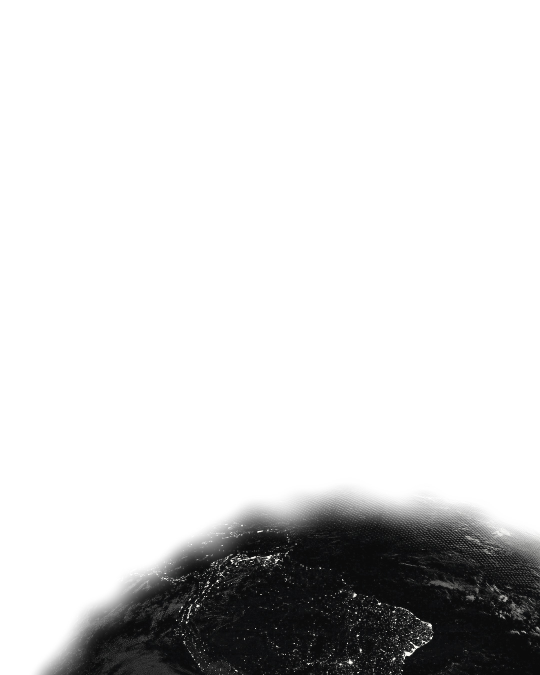
#> input picture brand/instagram/sota-latam/trama/planeta_claro.jpg, 1080 x 1350 px, given in place of golden-gate-niebla.jpg, which was not available (shown at 1/2 size)
$ python fondo.py
#> lines starting #> are read from the running program, lines starting #| are printed output that depends on the picture; after the words box and inside, x2 and y2 are one past the last pixel; in counts of white or black regions, pixels touching at a corner belong together
"""Fondo del cartel: el Golden Gate entre la niebla (arriba) se desvanece hacia América Latina vista de noche (abajo).

- Puente: fotos/golden-gate-niebla.jpg = «Golden Gate Bridge tower in fog (July 2022)», Wikimedia Commons, CC0.
- América Latina: fotos/tierra-noche.jpeg = imagen propia de la marca (Midjourney, la del banner de LinkedIn «Latinoamérica»).
Dos salidas de 1080 × 1350: trama/fondo_claro.jpg (blanco institucional) y trama/fondo_noche.jpg (tinta).
uso: python3 fondo.py
"""
from pathlib import Path
import numpy as np
from PIL import Image, ImageOps, ImageFilter

AQUI = Path(__file__).parent
W, H = 1080, 1350


def rampa(v, a, b):
    return np.clip((v - a) / (b - a), 0, 1)


def suave(t):
    return t * t * (3 - 2 * t)


def puente(k=.30, cx=818, techo=286):
    """Torre a la derecha. Devuelve en el lienzo cuánta «estructura» hay en cada punto (0 = niebla, 1 = acero)."""
    im = ImageOps.exif_transpose(Image.open(AQUI / "fotos/golden-gate-niebla.jpg")).convert("RGB")
    im = im.resize((round(im.width * k), round(im.height * k)), Image.LANCZOS)
    rgb = np.asarray(im, dtype=float) / 255
    rojo = np.clip((rgb[..., 0] - rgb[..., 2]) * 2.4, 0, 1)          # el rojo de la torre contra la niebla gris azulada
    lum = rgb.mean(-1)
    niebla = np.percentile(lum, 70)
    oscuro = np.clip((niebla - lum) / niebla * 1.5, 0, 1)             # todo lo más oscuro que la niebla (cables, farolas)
    est = np.clip(np.maximum(rojo * .95, oscuro), 0, 1)
    lienzo = np.zeros((H, W))
    x0, y0 = round(cx - 1960 * k), round(techo - 1780 * k)
    ys, xs = np.mgrid[0:H, 0:W]
    sy, sx = ys - y0, xs - x0
    ok = (sy >= 0) & (sy < est.shape[0]) & (sx >= 0) & (sx < est.shape[1])
    lienzo[ok] = est[sy[ok], sx[ok]]
    return lienzo


def bruma(semilla=4):
    """Ruido suave de baja frecuencia (0–1) para que el borde de la niebla no sea una línea perfecta."""
    r = np.random.default_rng(semilla).random((H // 30 + 2, W // 30 + 2))
    im = Image.fromarray((r * 255).astype(np.uint8)).resize((W, H), Image.BICUBIC).filter(ImageFilter.GaussianBlur(26))
    a = np.asarray(im, dtype=float)
    return (a - a.min()) / (a.max() - a.min())


def tierra(escala=.56, cx=560, cima=915, velo=100):
    """Arco de la Tierra en la base. Devuelve luminancia 0–1 y cuánto se ve el planeta en cada punto:
    0 fuera del limbo y junto a él (lo tapa la niebla), 1 planeta pleno «velo» px más adentro."""
    im = Image.open(AQUI / "fotos/tierra-noche.jpeg").convert("L")
    im = im.resize((round(im.width * escala), round(im.height * escala)), Image.LANCZOS)
    g = np.asarray(im, dtype=float) / 255
    ox, oy, r = 1960 * escala, 1521 * escala, 1408 * escala      # círculo del limbo medido en la imagen original
    x0, y0 = round(cx - 1650 * escala), round(cima - 112 * escala)
    lienzo = np.zeros((H, W))
    ys, xs = np.mgrid[0:H, 0:W]
    sy, sx = ys - y0, xs - x0
    ok = (sy >= 0) & (sy < g.shape[0]) & (sx >= 0) & (sx < g.shape[1])
    lienzo[ok] = g[sy[ok], sx[ok]]
    hondo = r - np.hypot(xs - (x0 + ox), ys - (y0 + oy))          # px hacia adentro desde el limbo
    ver = suave(rampa(hondo + (bruma() - .5) * 46, 4, velo))
    return lienzo, ver


def guardar(a, nombre):
    Image.fromarray((np.clip(a, 0, 1) * 255).astype(np.uint8)).save(AQUI / "trama" / nombre, quality=93, subsampling=0)
    print("fondo", nombre)


def componer(papel, acero, espacio, nombre, fuerza=1.0):
    ys, xs = np.mgrid[0:H, 0:W]
    est = puente()
    # el puente se queda a la derecha; arriba sale de la niebla y abajo se disuelve en la misma niebla que cubre el planeta
    pres = suave(rampa(xs, 500, 690)) * suave(rampa(ys, 215, 330)) * (1 - suave(rampa(ys, 850, 965)))
    t = (est * pres * fuerza)[..., None]
    img = np.array(papel)[None, None] * (1 - t) + np.array(acero)[None, None] * t
    g, ver = tierra()
    luces = (np.clip(g * 1.55, 0, 1) ** .9)[..., None]
    planeta = np.array(espacio)[None, None] + luces * (np.array([.985, .98, .96])[None, None] - np.array(espacio)[None, None])
    img = img * (1 - ver[..., None]) + planeta * ver[..., None]
    guardar(img, nombre)


def claro():
    """Blanco institucional: la niebla es el blanco del papel y el planeta asoma abajo, de noche, con sus luces."""
    componer((1, 1, 1), (.33, .39, .43), (.045, .047, .05), "fondo_claro.jpg")


def noche():
    """Tinta: el puente emerge claro arriba y el planeta ocupa la base."""
    componer((.047, .047, .043), (.60, .61, .59), (.047, .047, .043), "fondo_noche.jpg", fuerza=.9)


def capas(papel, acero, espacio, sufijo, fuerza=1.0, cima=962):
    """Para la versión con «LATAM» gigante: el planeta va en el fondo y el puente en una capa aparte con transparencia,
    de modo que la palabra queda ENTRE los dos (detrás de la torre, delante del papel)."""
    ys, xs = np.mgrid[0:H, 0:W]
    g, ver = tierra(cima=cima)
    luces = (np.clip(g * 1.55, 0, 1) ** .9)[..., None]
    planeta = np.array(espacio)[None, None] + luces * (np.array([.985, .98, .96])[None, None] - np.array(espacio)[None, None])
    img = np.array(papel)[None, None] * (1 - ver[..., None]) + planeta * ver[..., None]
    guardar(img, f"planeta_{sufijo}.jpg")
    est = puente()
    pres = suave(rampa(xs, 500, 690)) * suave(rampa(ys, 215, 330)) * (1 - suave(rampa(ys, cima - 80, cima + 30)))
    alfa = np.clip(est * pres * fuerza, 0, 1)
    rgba = np.dstack([np.broadcast_to(np.array(acero)[None, None], (H, W, 3)), alfa])
    Image.fromarray((rgba * 255).astype(np.uint8), "RGBA").save(AQUI / "trama" / f"puente_{sufijo}.png", optimize=True)
    print("capa", f"puente_{sufijo}.png")


def sutil(nombre, papel, acero, cuerpo, luz, f_puente, f_planeta, cima, y_puente=(170, 300, 560, 760), k_luces=1.0):
    """Degradado que casi no se nota: arriba a la derecha asoma el Golden Gate (San Francisco) y abajo la Tierra de noche
    con Sudamérica (LATAM). Todo a muy bajo contraste para ir DETRÁS de una pieza que ya tiene protagonistas.
    cuerpo: tono del disco del planeta; luz: tono hacia el que tiran las luces de las ciudades."""
    ys, xs = np.mgrid[0:H, 0:W]
    a, b, c, d = y_puente
    est = puente()
    pres = suave(rampa(xs, 470, 720)) * suave(rampa(ys, a, b)) * (1 - suave(rampa(ys, c, d)))
    t = (est * pres * f_puente)[..., None]
    img = np.array(papel)[None, None] * (1 - t) + np.array(acero)[None, None] * t
    g, ver = tierra(cima=cima, velo=190)
    luces = (np.clip(g * 1.55, 0, 1) ** .9)[..., None]
    v = (ver * f_planeta)[..., None]
    img = img * (1 - v) + np.array(cuerpo)[None, None] * v
    img = img + (np.array(luz)[None, None] - img) * luces * v * k_luces
    guardar(img, nombre)


if __name__ == "__main__":
    sutil("fondo_sutil_claro.jpg", (1, 1, 1), (.33, .39, .43), (.80, .82, .83), (.10, .14, .16), .46, .42, cima=850, k_luces=.5)
#> in puente, im is the input picture: PIL image 1080x1350 RGB; mean R, G, B 215.6, 215.7, 215.7
#> in puente, `rojo = np.clip((rgb[..., 0] - rgb[..., 2]) * 2.4, 0, 1)`:
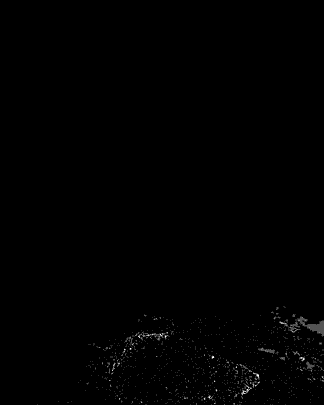
#> rojo: shape (405, 324) float64; min 0, max 0.0565, mean 0.000238; drawn with min black and max white
#> in puente, `niebla = np.percentile(lum, 70)`: niebla = 1
#> in sutil, `t = (est * pres * f_puente)[..., None]`: t: shape (1350, 1080, 1) float64; every value is 0
#> in sutil, `img = np.array(papel)[None, None] * (1 - t) + np.array(acero)[None, No..`: img: shape (1350, 1080, 3) float64; every value is 1
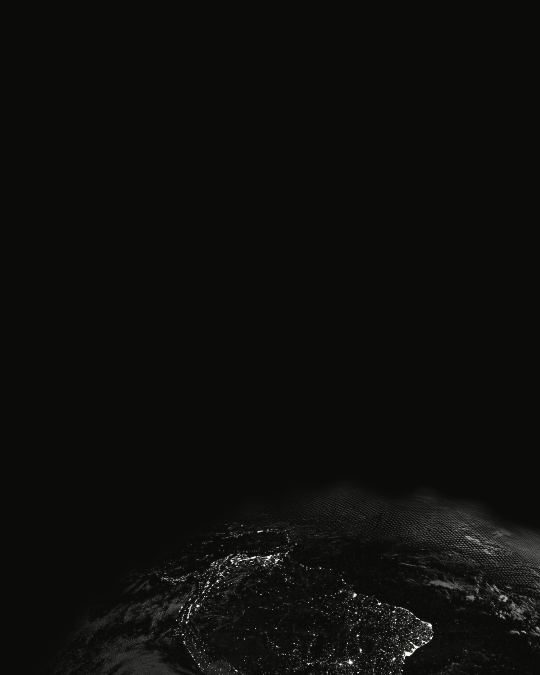
#> input picture brand/instagram/sota-latam/trama/planeta_noche.jpg, 1080 x 1350 px, given in place of tierra-noche.jpeg, which was not available (shown at 1/2 size)
#> in bruma, `im = Image.fromarray((r * 255).astype(np.uint8)).resize((W, H), Image...`:
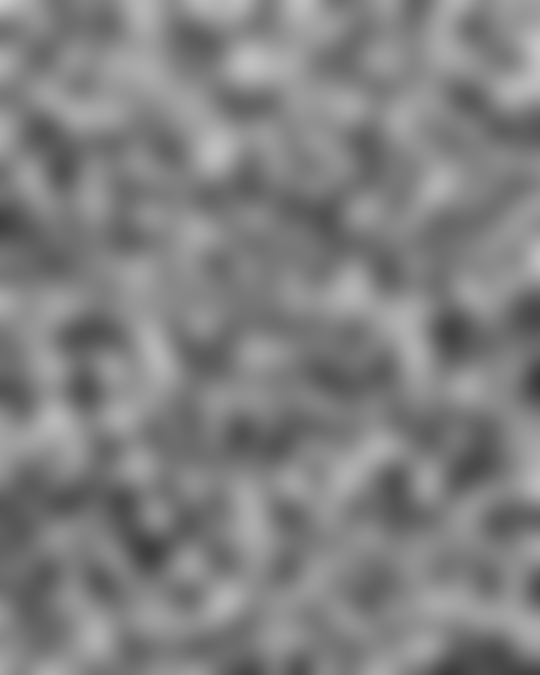
#> im: PIL image 1080x1350 L (shown at 1/2 size); min 57, max 205, mean 128.6
    sutil("fondo_sutil_noche.jpg", (.047, .047, .043), (.60, .61, .59), (.047, .047, .043), (.985, .98, .96), .30, .5, cima=780,
          y_puente=(110, 240, 600, 800), k_luces=.55)
#> call 2 of sutil, with nombre = 'fondo_sutil_noche.jpg', papel = (0.047, 0.047, 0.043), acero = (0.6, 0.61, 0.59), cuerpo = (0.047, 0.047, 0.043), luz = (0.985, 0.98, 0.96), f_puente = 0.3, f_planeta = 0.5, cima = 780
#> in sutil (call 2), `img = np.array(papel)[None, None] * (1 - t) + np.array(acero)[None, No..`:
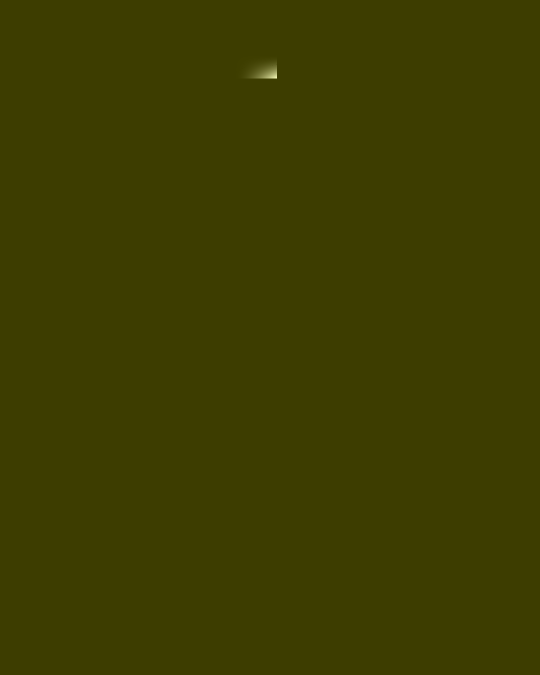
#> img: shape (1350, 1080, 3) float64 (shown at 1/2 size); mean of channels 0, 1, 2 0.047, 0.047, 0.043; drawn with min black and max white
    claro(); noche()
#> call 3 of tierra, with escala = 0.56, cx = 560, cima = 915, velo = 100
#> in tierra (call 3), `lienzo[ok] = g[sy[ok], sx[ok]]`:
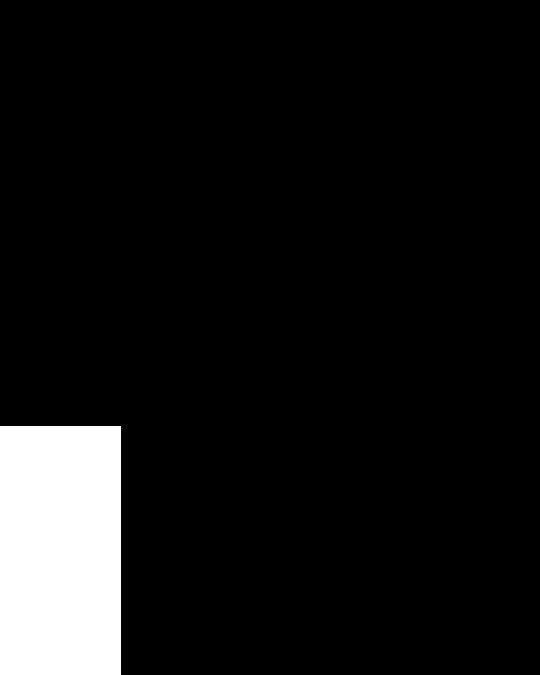
#> lienzo: shape (1350, 1080) float64 (shown at 1/2 size); values 0 (black) and 0.0431 (white), 8.2% white; 1 white region, box (x1, y1, x2, y2) and area: (0, 852, 241, 1350) 120018
#> call 2 of componer, with papel = (0.047, 0.047, 0.043), acero = (0.6, 0.61, 0.59), espacio = (0.047, 0.047, 0.043), nombre = 'fondo_noche.jpg', fuerza = 0.9
#> in componer (call 2), `img = np.array(papel)[None, None] * (1 - t) + np.array(acero)[None, No..`:
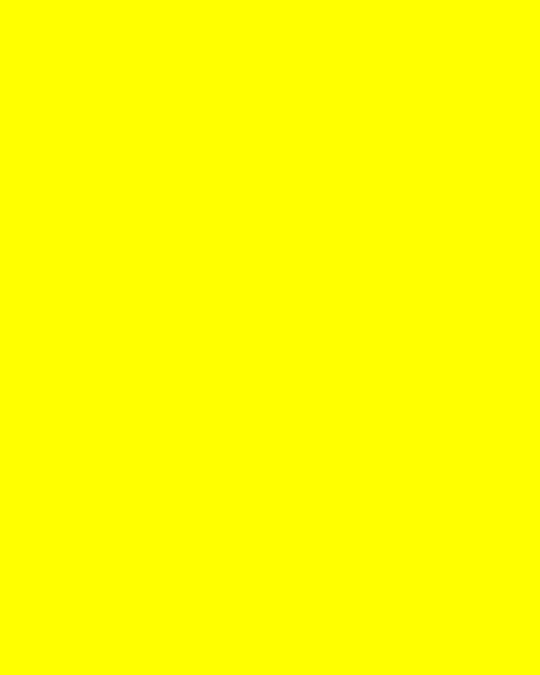
#> img: shape (1350, 1080, 3) float64 (shown at 1/2 size); mean of channels 0, 1, 2 0.047, 0.047, 0.043; drawn with min black and max white
    capas((1, 1, 1), (.33, .39, .43), (.045, .047, .05), "claro")
#> in tierra (call 5), `lienzo[ok] = g[sy[ok], sx[ok]]`: lienzo: shape (1350, 1080) float64; values 0 (black) and 0.0431 (white), 7.5% white; 1 white region, box (x1, y1, x2, y2) and area: (0, 899, 241, 1350) 108691
#> in rampa (call 17), `return np.clip((v - a) / (b - a), 0, 1)`:
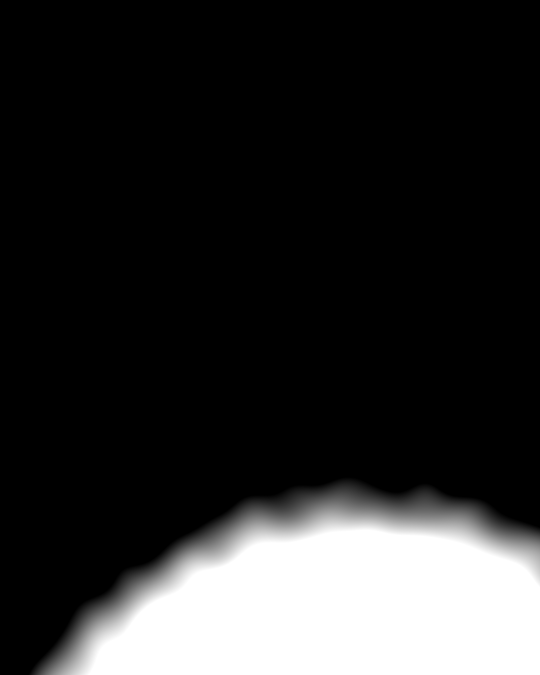
#> returned value: shape (1350, 1080) float64 (shown at 1/2 size); min 0, max 1, mean 0.173
    capas((.047, .047, .043), (.60, .61, .59), (.047, .047, .043), "noche", fuerza=.9)
